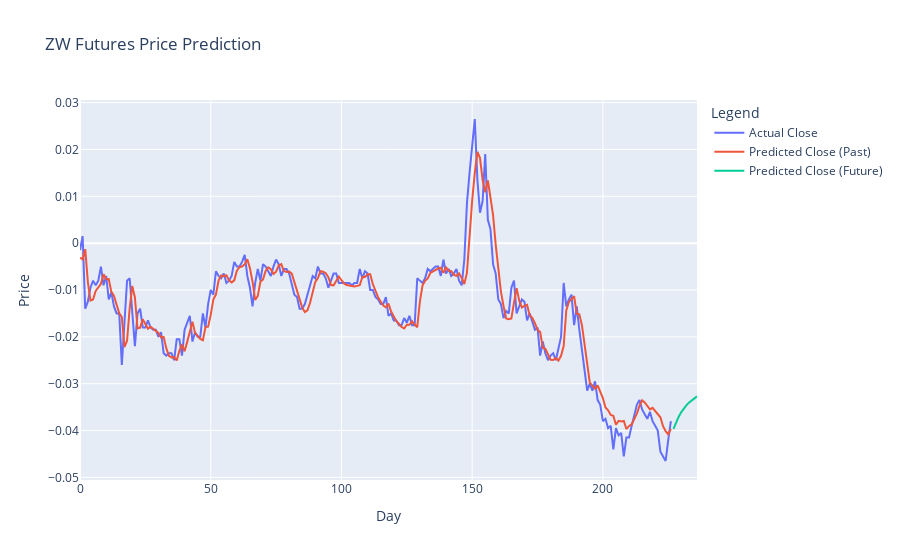

The code cell stored with this chart in its notebook:
### Code cell
import torch
import numpy as np
import pandas as pd
from sklearn.preprocessing import MinMaxScaler
from copy import deepcopy as dc
import plotly.graph_objects as go

# Function to prepare data for LSTM
def prepare_dataframe_for_lstm(df, n_steps):
    df = dc(df)
    df.set_index('Date', inplace=True)
    for i in range(1, n_steps+1):
        df[f'Price(t-{i})'] = df['Price'].shift(i)
    df.dropna(inplace=True)
    return df

# Load and prepare the data
data = pd.read_csv(files[-1])
data['Date'] = pd.to_datetime(data['Date'])
data = data.rename(columns={tag_list[tag_index]:'Price'})
data = data[['Date', 'Price']]

lookback = 10
shifted_df = prepare_dataframe_for_lstm(data, lookback)

shifted_df_as_np = shifted_df.to_numpy()
scaler = MinMaxScaler(feature_range=(-1, 1))
shifted_df_as_np = scaler.fit_transform(shifted_df_as_np)

X = shifted_df_as_np[:, 1:]
y = shifted_df_as_np[:, 0]
X = dc(np.flip(X, axis=1))

X = X.reshape((-1, lookback, 1))
y = y.reshape((-1, 1))

X_test = torch.tensor(X).float()
y_test = torch.tensor(y).float()

# Load the trained model
model_file = '/workspaces/Futures-First/Prediction/LSTM/lstm_model_2023.pt'
model = LSTM(input_size=1, hidden_size=4, num_stacked_layers=1).to(device)
model.load_state_dict(torch.load(model_file))
model.eval()

# Predict the last part of the dataset
test_predictions = model(X_test.to(device)).detach().cpu().numpy().flatten()

# Inverse transform the predictions
dummies = np.zeros((X_test.shape[0], lookback+1))
dummies[:, 0] = test_predictions
dummies = scaler.inverse_transform(dummies)
test_predictions = dc(dummies[:, 0])

dummies = np.zeros((X_test.shape[0], lookback+1))
dummies[:, 0] = y_test.flatten()
dummies = scaler.inverse_transform(dummies)
new_y_test = dc(dummies[:, 0])

# Prepare for predicting future prices
last_window = X_test[-1].cpu().numpy()

future_predictions = []

# Predict the next 5 days
for _ in range(10):
    # Predict the next price
    pred = model(torch.tensor(last_window).unsqueeze(0).float().to(device)).detach().cpu().numpy().flatten()[0]
    
    # Scale back to original price
    dummies = np.zeros((1, lookback + 1))
    dummies[:, 0] = pred
    dummies = scaler.inverse_transform(dummies)
    
    pred_original = dummies[:, 0][0]
    future_predictions.append(pred_original)
    
    # Update the window for the next prediction
    last_window = np.roll(last_window, -1)
    last_window[-1, 0] = pred

# Combine all predictions
all_predictions = np.concatenate((test_predictions, np.array(future_predictions)))

# Create plotly figure
fig = go.Figure()

# Add traces for actual and predicted values
fig.add_trace(go.Scatter(
    x=np.arange(len(new_y_test)),
    y=new_y_test,
    mode='lines',
    name='Actual Close'
))

fig.add_trace(go.Scatter(
    x=np.arange(len(test_predictions)),
    y=test_predictions,
    mode='lines',
    name='Predicted Close (Past)'
))

fig.add_trace(go.Scatter(
    x=np.arange(len(test_predictions), len(all_predictions)),
    y=future_predictions,
    mode='lines',
    name='Predicted Close (Future)',
    # line=dict(dash='dash')
))

# Update layout
fig.update_layout(
    title="ZW Futures Price Prediction",
    xaxis_title="Day",
    yaxis_title="Price",
    legend_title="Legend"
)

# Show plot
fig.show()

### Figure 1 — Plotly figure (JSON) as saved in the notebook; plotly's stock layout.template omitted (floating-point values rounded to 4 significant figures; data arrays with more than 128 entries replaced by an {"elided": "..."} marker saying what was removed)
{"data": [{"mode": "lines", "name": "Actual Close", "type": "scatter", "x": {"elided": "227 int values"}, "y": {"elided": "227 float values"}}, {"mode": "lines", "name": "Predicted Close (Past)", "type": "scatter", "x": {"elided": "227 int values"}, "y": {"elided": "227 float values"}}, {"mode": "lines", "name": "Predicted Close (Future)", "type": "scatter", "x": [227, 228, 229, 230, 231, 232, 233, 234, 235, 236], "y": [-0.03963, -0.03821, -0.03703, -0.03606, -0.03525, -0.03457, -0.03399, -0.0335, -0.03307, -0.03271]}], "layout": {"legend": {"title": {"text": "Legend"}}, "title": {"text": "ZW Futures Price Prediction"}, "xaxis": {"title": {"text": "Day"}}, "yaxis": {"title": {"text": "Price"}}}}
